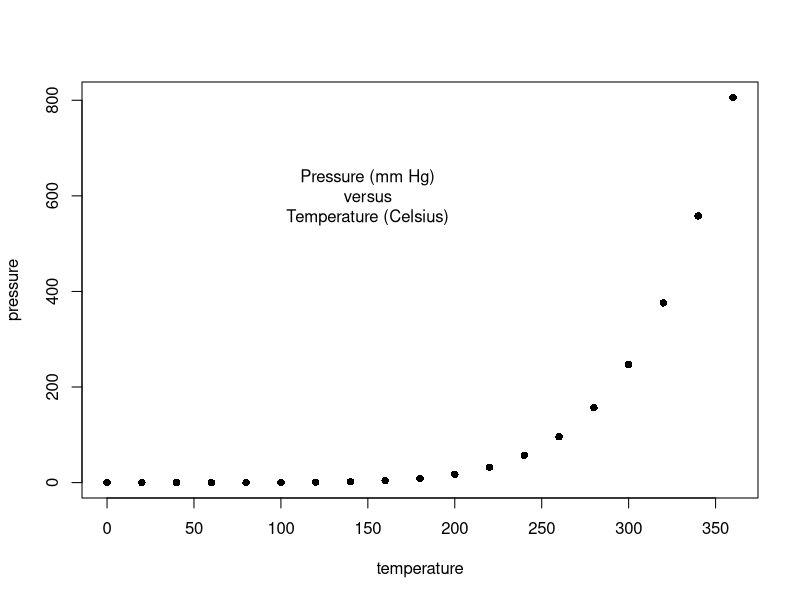
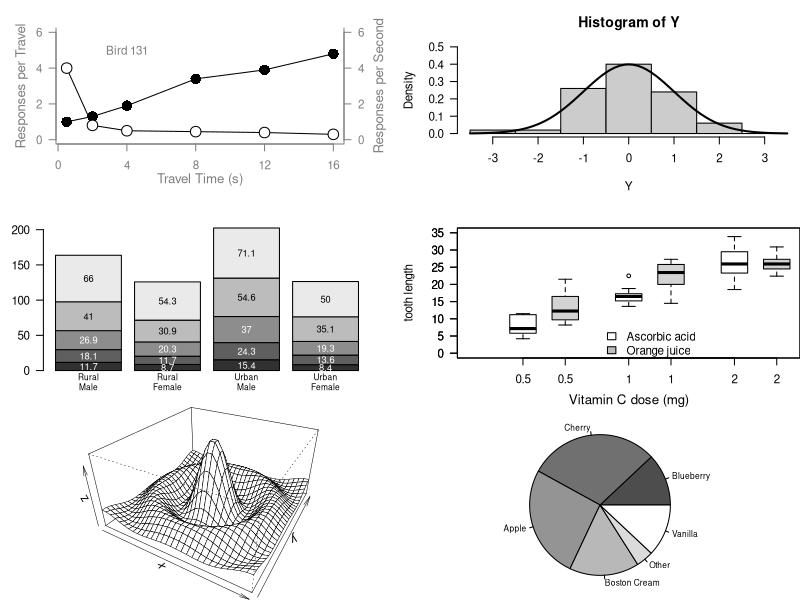

These charts were generated, in order, by the following R code:
### Paul Murrell's R examples (selected)

## Start plotting from basics 
# Note the order
plot(pressure, pch=16)  # Can you change pch?
text(150, 600, 
     "Pressure (mm Hg)\nversus\nTemperature (Celsius)")

#  Examples of standard high-level plots 
#  In each case, extra output is also added using low-level 
#  plotting functions.
# 

# Setting the parameter (3 rows by 2 cols)
par(mfrow=c(3, 2))

# Scatterplot
# Note the incremental additions

x <- c(0.5, 2, 4, 8, 12, 16)
y1 <- c(1, 1.3, 1.9, 3.4, 3.9, 4.8)
y2 <- c(4, .8, .5, .45, .4, .3)

# Setting label orientation, margins c(bottom, left, top, right) & text size
par(las=1, mar=c(4, 4, 2, 4), cex=.7) 
plot.new()
plot.window(range(x), c(0, 6))
lines(x, y1)
lines(x, y2)
points(x, y1, pch=16, cex=2) # Try different cex value?  
points(x, y2, pch=21, bg="white", cex=2)  # Different background color
par(col="gray50", fg="gray50", col.axis="gray50")
axis(1, at=seq(0, 16, 4)) # What is the first number standing for?
axis(2, at=seq(0, 6, 2))
axis(4, at=seq(0, 6, 2))
box(bty="u")
mtext("Travel Time (s)", side=1, line=2, cex=0.8)
mtext("Responses per Travel", side=2, line=2, las=0, cex=0.8)
mtext("Responses per Second", side=4, line=2, las=0, cex=0.8)
text(4, 5, "Bird 131")
par(mar=c(5.1, 4.1, 4.1, 2.1), col="black", fg="black", col.axis="black")

# Histogram
# Random data
Y <- rnorm(50)
# Make sure no Y exceed [-3.5, 3.5]
Y[Y < -3.5 | Y > 3.5] <- NA # Selection/set range
x <- seq(-3.5, 3.5, .1)
dn <- dnorm(x)
par(mar=c(4.5, 4.1, 3.1, 0))
hist(Y, breaks=seq(-3.5, 3.5), ylim=c(0, 0.5), 
     col="gray80", freq=FALSE)
lines(x, dnorm(x), lwd=2)
par(mar=c(5.1, 4.1, 4.1, 2.1))

# Barplot
par(mar=c(2, 3.1, 2, 2.1)) 
midpts <- barplot(VADeaths, 
                  col=gray(0.1 + seq(1, 9, 2)/11), 
                  names=rep("", 4))
mtext(sub(" ", "\n", colnames(VADeaths)),
      at=midpts, side=1, line=0.5, cex=0.5)
text(rep(midpts, each=5), apply(VADeaths, 2, cumsum) - VADeaths/2,
     VADeaths, 
     col=rep(c("white", "black"), times=3:2), 
     cex=0.8)
par(mar=c(5.1, 4.1, 4.1, 2.1))  

# Boxplot
par(mar=c(3, 4.1, 2, 0))
boxplot(len ~ dose, data = ToothGrowth,
        boxwex = 0.25, at = 1:3 - 0.2,
        subset= supp == "VC", col="white",
        xlab="",
        ylab="tooth length", ylim=c(0,35))
mtext("Vitamin C dose (mg)", side=1, line=2.5, cex=0.8)
boxplot(len ~ dose, data = ToothGrowth, add = TRUE,
        boxwex = 0.25, at = 1:3 + 0.2,
        
        subset= supp == "OJ")
legend(1.5, 9, c("Ascorbic acid", "Orange juice"), 
       fill = c("white", "gray"), 
       bty="n")
par(mar=c(5.1, 4.1, 4.1, 2.1))

# Persp
x <- seq(-10, 10, length= 30)
y <- x
f <- function(x,y) { r <- sqrt(x^2+y^2); 10 * sin(r)/r }
z <- outer(x, y, f)
z[is.na(z)] <- 1
# 0.5 to include z axis label
par(mar=c(0, 0.5, 0, 0), lwd=0.5)
persp(x, y, z, theta = 30, phi = 30, 
      expand = 0.5)
par(mar=c(5.1, 4.1, 4.1, 2.1), lwd=1)

# Piechart
par(mar=c(0, 2, 1, 2), xpd=FALSE, cex=0.5)
pie.sales <- c(0.12, 0.3, 0.26, 0.16, 0.04, 0.12)
names(pie.sales) <- c("Blueberry", "Cherry",
                      "Apple", "Boston Cream", "Other", "Vanilla")
pie(pie.sales, col = gray(seq(0.3,1.0,length=6))) 